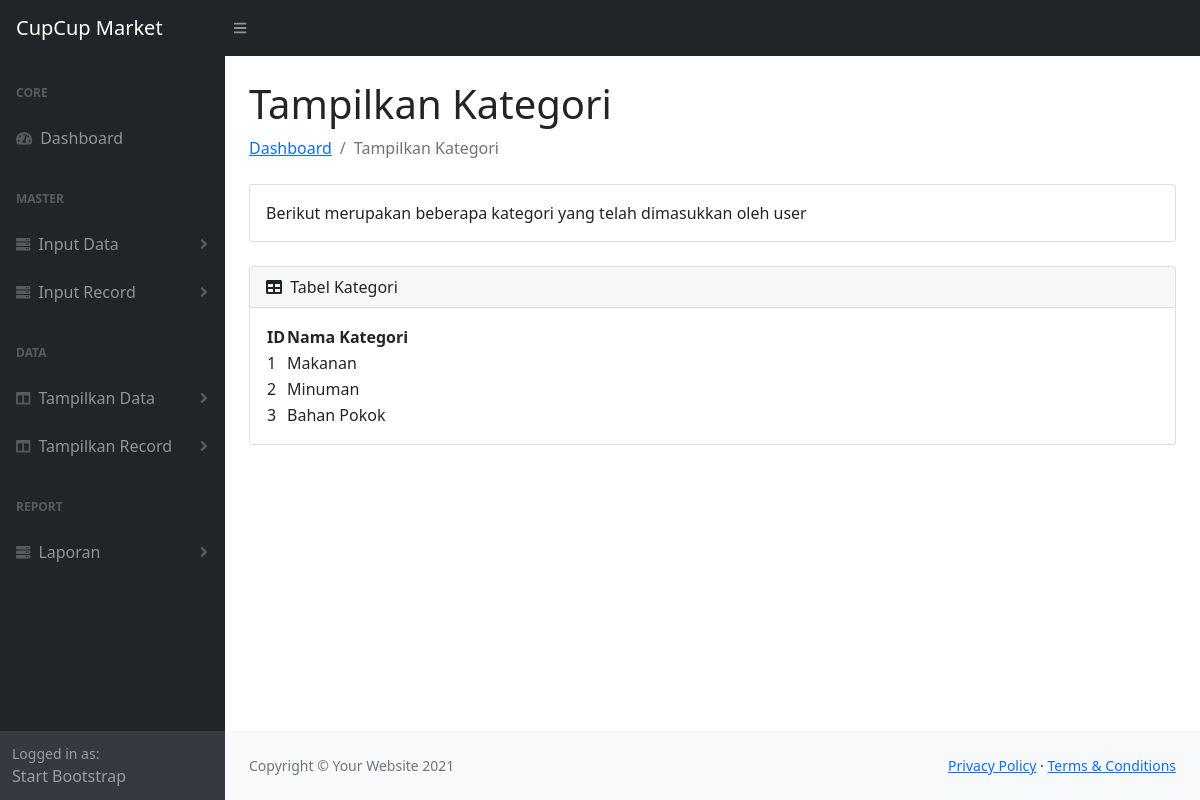
The app's page /tampil_kategori.php with its own data.
### tables this page shows
CREATE TABLE `tb_kategori` (
  `id_kategori` int(11) NOT NULL,
  `nama_kategori` varchar(100) NOT NULL
);

### tampil_kategori.php (the view, shortened to what this page needs)
<!DOCTYPE html>
<html lang="en">
    <?php require_once("header.php");
    require_once("connect.php");?>
    <body class="sb-nav-fixed">
        <nav class="sb-topnav navbar navbar-expand navbar-dark bg-dark">
            <a class="navbar-brand ps-3" href="index.php">CupCup Market</a>
            <button class="btn btn-link btn-sm order-1 order-lg-0 me-4 me-lg-0" id="sidebarToggle" href="#!"><i class="fas fa-bars"></i></button>
        </nav>
        <div id="layoutSidenav">
            <?php require_once("sidenav_bar.php");?>
            <div id="layoutSidenav_content">
                <main>
                    <div class="container-fluid px-4">
                        <h1 class="mt-4">Tampilkan Kategori</h1>
                        <ol class="breadcrumb mb-4">
                            <li class="breadcrumb-item"><a href="index.php">Dashboard</a></li>
                            <li class="breadcrumb-item active">Tampilkan Kategori</li>
                        </ol>
                        <div class="card mb-4">
                            <div class="card-body">
                                Berikut merupakan beberapa kategori yang telah dimasukkan oleh user
                            </div>
                        </div>
                        <div class="card mb-4">
                            <div class="card-header">
                                <i class="fas fa-table me-1"></i>
                                Tabel Kategori
                            </div>
                            <div class="card-body">
                                <table id="datatablesSimple">
                                    <thead>
                                        <tr>
                                            <th>ID</th>
                                            <th>Nama Kategori</th>
                                        </tr>
                                    </thead>
                                    <tbody>
                                        <?php
                                        $query = mysqli_query($mysqli,"SELECT * FROM tb_kategori");
                                        while ($data = mysqli_fetch_assoc($query)){
                                            ?> <tr>
                                                <td><?php echo($data['id_kategori']);?></td>
                                                <td><?php echo($data['nama_kategori']);?></td>
                                            </tr> <?php
                                        } ?>
                                    </tbody>
                                </table>
                            </div>
                        </div>
                    </div>
                </main>
                <footer class="py-4 bg-light mt-auto">
                    <div class="container-fluid px-4">
                        <div class="d-flex align-items-center justify-content-between small">
                            <div class="text-muted">Copyright &copy; Your Website 2021</div>
                            <div>
                                <a href="#">Privacy Policy</a>
                                &middot;
                                <a href="#">Terms &amp; Conditions</a>
                            </div>
                        </div>
                    </div>
                </footer>
            </div>
        </div>
    </body>
</html>

### records on screen
tb_kategori: id_kategori "1", nama_kategori "Makanan"
tb_kategori: id_kategori "2", nama_kategori "Minuman"
tb_kategori: id_kategori "3", nama_kategori "Bahan Pokok"
